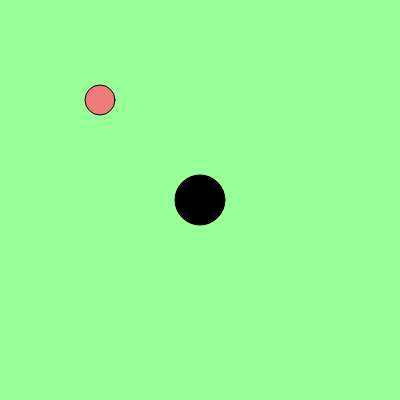
Frame 1 (no input)
Frame 60 (no input): identical to frame 1, image omitted
Frame 120 (the mouse pressed at the canvas centre since frame 60): identical to frame 1, image omitted

The p5.js sketch that drew this single still picture (run headless with seeded random() and noise() and a simulated clock; from frame 60 on, the mouse is pressed at the canvas centre):

// p5.js sketch
// ── sketch.js
var wdth = 400;
var hght = 400;
var mass = 1;

var x = 200;
var y = 200;
var value = 0;
var elsize = 50;

var enemyX = 100;
var enemyY = 100;

function draw() {
	ellipseMode(CENTER);
	if (keyIsDown(LEFT_ARROW) && x > elsize / 2)
		x-=5;
	if (keyIsDown(RIGHT_ARROW) &&  x < wdth - elsize / 2)
		x+=5;
	if (keyIsDown(UP_ARROW) && y > elsize / 2)
		y-=5;
	if (keyIsDown(DOWN_ARROW) && y < hght - elsize / 2)
		y+=5;

	background(153, 255, 153);
	fill(value);
	ellipse(x, y, 50 * mass);
	fill(237, 124, 125);
	ellipse(enemyX, enemyY, 30);
}

function setup() {
	createCanvas(wdth, hght);
}
